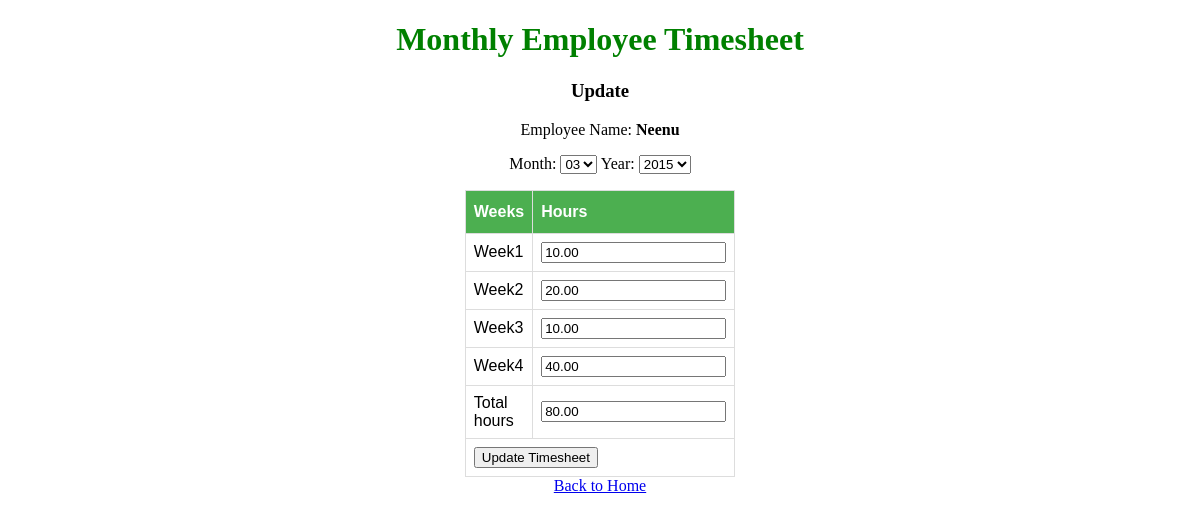
The app's page /timelog/update/5 (signed in) with its own data.
### user_auth/models.py (models this page shows, shortened)
class Employee(models.Model):
    reference = models.AutoField(primary_key=True, unique=True)
    name = models.CharField(max_length=100, null=True, help_text="Enter your full name")
    login = models.EmailField(max_length=200, unique=True, help_text="Enter your company email id")
    password = models.CharField(max_length=20)

### timelog/models.py (models this page shows, shortened)
class Hours(models.Model):
    MONTHS = (
        ('01', 'JAN'),
        ('02', 'FEB'),
        ('03', 'MAR'),
        ('04', 'APR'),
        ('05', 'MAY'),
        ('06', 'JUN'),
        ('07', 'JUL'),
        ('08', 'AUG'),
        ('09', 'SEP'),
        ('10', 'OCT'),
        ('11', 'NOV'),
        ('12', 'DEC')
    )
    YEARS = (
        ('2015', '2015'),
        ('2016', '2016'),
        ('2017', '2017'),
        ('2018', '2018'),
        ('2019', '2019'),
        ('2020', '2020')
        )
    STATUS = (
        ('Pending', 'Pending'),
        ('Submitted', 'Submitted'),
        ('Completed', 'Completed')
    )
    reference_pk = models.ForeignKey(Employee, on_delete=models.CASCADE)
    month = models.CharField(max_length=2, choices=MONTHS, default='JAN')
    year = models.CharField(max_length=4, choices=YEARS, default='2020')
    submitting_date = models.DateTimeField(auto_now_add=True)
    total_hours = models.DecimalField(max_digits=5, decimal_places=2)
    week1 = models.DecimalField(max_digits=4, decimal_places=2)
    week2 = models.DecimalField(max_digits=4, decimal_places=2)
    week3 = models.DecimalField(max_digits=4, decimal_places=2)
    week4 = models.DecimalField(max_digits=4, decimal_places=2)
    status = models.CharField(max_length=20, choices=STATUS, default='Pending')
    class Meta:
        verbose_name_plural = "Hours"

### timelog/views.py (the view, shortened to what this page needs)
# urls.py: path('update/<int:pk>', views.update, name='update'),
def update(request, pk):
    form = TimesheetForm()
    context = {}
    if 'user_id' in request.session:
        context['user'] = get_user(request)
        logger.info("Employee name:" + context['user'].name)
        hour = get_object_or_404(Hours, pk=pk)
        form = TimesheetForm(request.POST or None, instance=hour)
        context['pk'] = pk
        context['year'], context['month'] = hour.year, hour.month
        context['reporting_year'], context['reporting_month'] = month_year(settings.REPORTING_DATE)
    return render(request, 'timelog/update.html', {'form': form, 'context': context} )

### timelog/forms.py (shortened to what this page needs)
class TimesheetForm(forms.ModelForm):
    month = forms.ChoiceField(choices=Hours.MONTHS)
    class Meta:
        model = Hours
        fields = [
            'month',
            'year',
            'total_hours',
            'week1',
            'week2',
            'week3',
            'week4'
        ]

### timelog/views.py (called while the page is built)
def month_year(reporting_date):
    year = reporting_date[:4]
    month = reporting_date[5:7]
    return year, month

### user_auth/views.py (called while the page is built)
def get_user(request):
    return Employee.objects.get(reference=request.session['user_id'])

### timelog/templates/timelog/update.html (shortened to what this page needs)
{% extends 'base.html' %}
{% load static %}
{% block content %}
<link rel="stylesheet" type="text/css" href="{% static 'timelog/css/sheet.css' %}">
<div class="container">
  <h1>Monthly Employee Timesheet</h1>
  <h3>Update</h3>
  <p>Employee Name: <b>{{ context.user.name }}</b></p>
  <div class="form-group">
    <form method="post" action="{% url 'timelog:update' pk=context.pk %}">
    <div class="my">
      <p>{{ form.month.label_tag }}
        <select name="month" id="month">
          <option value="{{ context.month }}" selected>
          {{ context.month }}
          </option>
        </select>
        {{ form.year.label_tag }}
        <select name="year" id="year">
          <option value="{{ context.year }}" selected>
          {{ context.year }}
          </option>
        </select>
      </p>
    </div>
    </div>
    <table id="sheet">
      <tr>
        <th>Weeks</th>
        <th>Hours</th>
      </tr>
    <tr>
      <td>{{ form.week1.label }}</td>
      <td>{{ form.week1 }}</td>
    </tr>
    <tr>
      <td>{{ form.week2.label }}</td>
      <td>{{ form.week2 }}</td>
    </tr>
    <tr>
      <td>{{ form.week3.label }}</td>
      <td>{{ form.week3 }}</td>
    </tr>
    <tr>
      <td>{{ form.week4.label }}</td>
      <td>{{ form.week4 }}</td>
    </tr>
    <tr>
      <td>{{ form.total_hours.label }}</td>
      <td>{{ form.total_hours }}</td>
    </tr>
    <tr>
    <td colspan="2" text-align="center"><div class="submit-button" align-items="center"><button type="submit" id="submit_button">Update Timesheet</button></div></td>
    </tr>
    </table>
    <a href="{% url 'timelog:index' %}">Back to Home</a>
  </div>
{% endblock %}

### timelog/static/timelog/css/sheet.css (style rules this page uses)
.container { box-sizing: border-box; text-align: center; }
.container h1 { color: green; }
table#sheet { margin-left: auto; margin-right: auto; font-family: Arial, Helvetica, sans-serif; border-collapse: collapse; width: 20%; }
table#sheet td, table#sheet th { border: 1px solid #ddd; padding: 8px; text-align: left; }
table#sheet th { padding-top: 12px; padding-bottom: 12px; text-align: left; background-color: #4CAF50; color: white; }

### records on screen
Employee: user.name "Neenu"
Hours: month "03", year "2015", week1 "10.00", week2 "20.00", week3 "10.00", week4 "40.00", total_hours "80.00"
